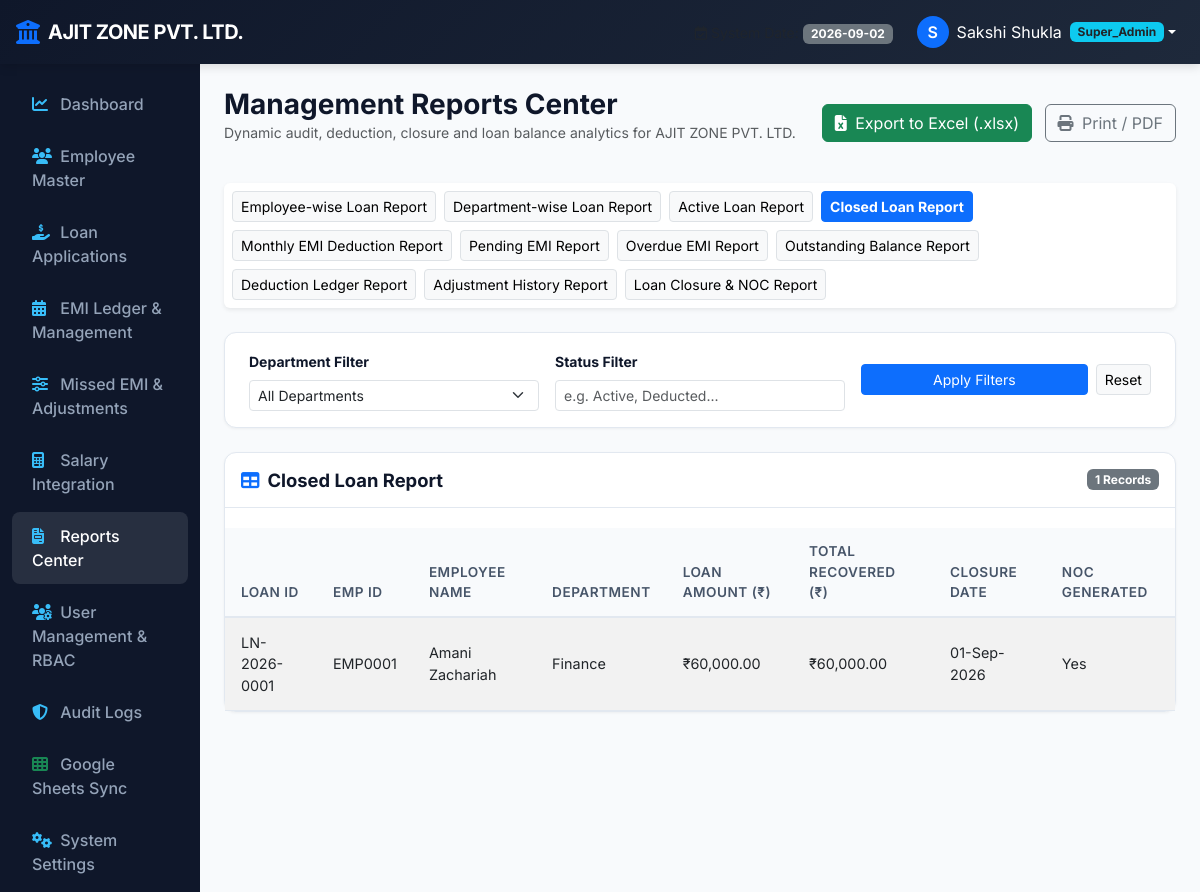
/reports?type=closed_loans (signed in), run on an earlier commit of the app's database.
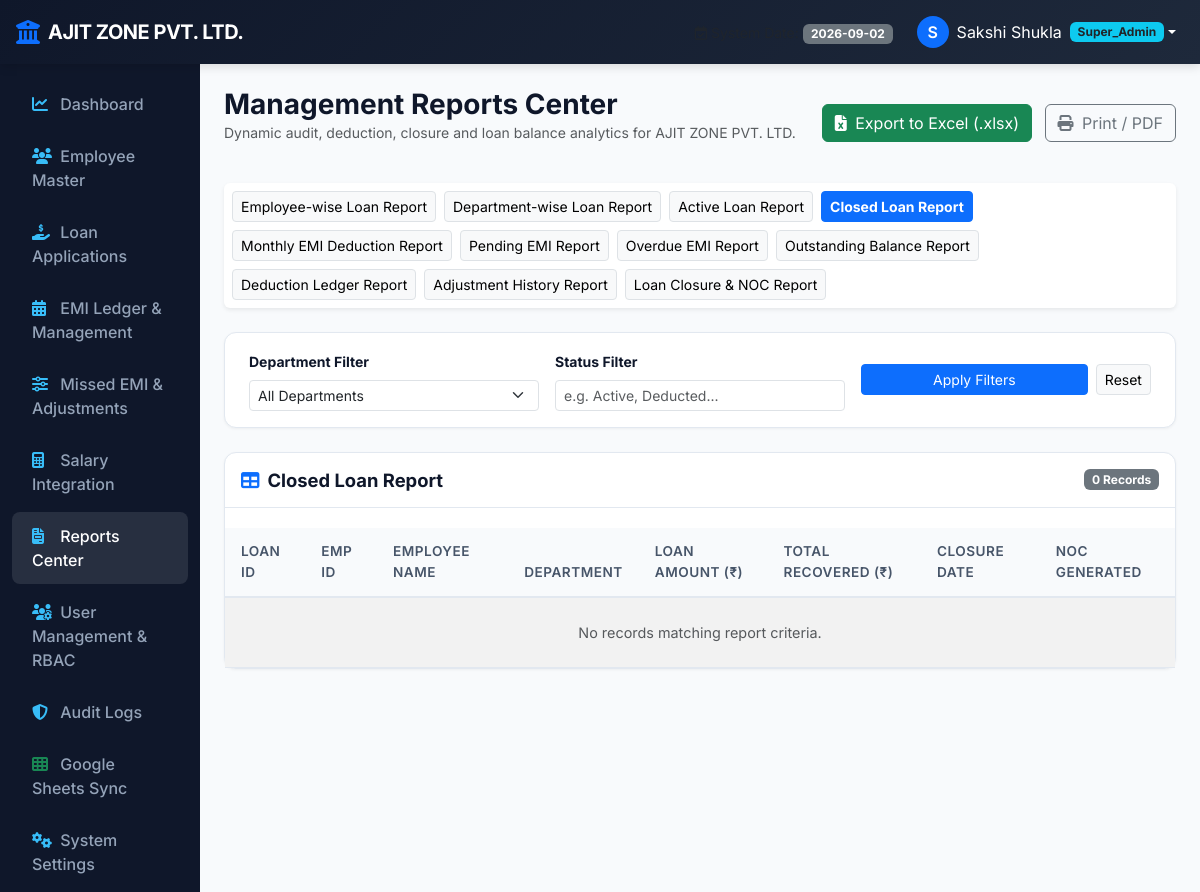
And on a later commit of the database.
### models.py (models this page shows)
class Loan(db.Model):
    __tablename__ = 'loans'
    id = db.Column(db.Integer, primary_key=True)
    loan_id = db.Column(db.String(32), unique=True, nullable=False, index=True)
    employee_id = db.Column(db.Integer, db.ForeignKey('employees.id'), nullable=False)
    loan_type = db.Column(db.String(64), nullable=False) # Personal Loan, Emergency Advance, Salary Advance, Medical Loan, Home Loan
    loan_amount = db.Column(db.Float, nullable=False)
    monthly_emi = db.Column(db.Float, nullable=False)
    interest_rate = db.Column(db.Float, default=0.0) # Annual Interest Rate %
    processing_fee = db.Column(db.Float, default=0.0) # Processing Fee Amount
    emi_start_date = db.Column(db.Date, nullable=False)
    emi_deduction_day = db.Column(db.Integer, nullable=False, default=5)
    tenure_months = db.Column(db.Integer, nullable=False)
    tenure_from = db.Column(db.Date, nullable=True)
    tenure_to = db.Column(db.Date, nullable=True)
    reason = db.Column(db.Text, nullable=True)
    remarks = db.Column(db.Text, nullable=True)
    declaration_accepted = db.Column(db.Boolean, default=True)
    application_date = db.Column(db.Date, default=datetime.utcnow().date)
    approval_status = db.Column(db.String(32), nullable=False, default='Pending') # Pending, Approved, Rejected
    approval_date = db.Column(db.DateTime, nullable=True)
    approved_by_id = db.Column(db.Integer, db.ForeignKey('users.id'), nullable=True)
    disbursement_date = db.Column(db.DateTime, nullable=True)
    loan_status = db.Column(db.String(32), nullable=False, default='Pending') # Pending, Active, Closed, Rejected
    workflow_status = db.Column(db.String(32), nullable=False, default='Submitted')
    total_recovered = db.Column(db.Float, default=0.0)
    outstanding_balance = db.Column(db.Float, default=0.0)
    created_at = db.Column(db.DateTime, default=datetime.utcnow)
    schedules = db.relationship('EMISchedule', backref='loan', cascade='all, delete-orphan', lazy=True)
    deductions = db.relationship('EMIDeduction', backref='loan', cascade='all, delete-orphan', lazy=True)
    adjustments = db.relationship('EMIAdjustment', backref='loan', cascade='all, delete-orphan', lazy=True)
    documents = db.relationship('LoanDocument', backref='loan', cascade='all, delete-orphan', lazy=True)
    closure = db.relationship('LoanClosure', backref='loan', uselist=False, cascade='all, delete-orphan')

class Employee(db.Model):
    __tablename__ = 'employees'
    id = db.Column(db.Integer, primary_key=True)
    emp_id = db.Column(db.String(32), unique=True, nullable=False, index=True)
    name = db.Column(db.String(128), nullable=False)
    department = db.Column(db.String(64), nullable=False, index=True)
    designation = db.Column(db.String(64), nullable=False)
    current_salary = db.Column(db.Float, nullable=False, default=0.0)
    email = db.Column(db.String(128), nullable=True)
    phone = db.Column(db.String(32), nullable=True)
    pan_number = db.Column(db.String(32), nullable=True)
    aadhar_number = db.Column(db.String(32), nullable=True)
    bank_name = db.Column(db.String(64), nullable=True)
    bank_account_no = db.Column(db.String(64), nullable=True)
    ifsc_code = db.Column(db.String(32), nullable=True)
    status = db.Column(db.String(16), nullable=False, default='Active') # Active, Inactive, Terminated
    hiring_date = db.Column(db.Date, nullable=True)
    joining_date = db.Column(db.Date, nullable=True)
    address = db.Column(db.Text, nullable=True)
    city = db.Column(db.String(64), nullable=True)
    emergency_contact = db.Column(db.String(64), nullable=True)
    emergency_relation = db.Column(db.String(32), nullable=True)
    emergency_phone = db.Column(db.String(32), nullable=True)
    created_at = db.Column(db.DateTime, default=datetime.utcnow)
    updated_at = db.Column(db.DateTime, default=datetime.utcnow, onupdate=datetime.utcnow)
    loans = db.relationship('Loan', backref='employee', lazy=True)

### routes/reports.py (the view, shortened to what this page needs)
@reports_bp.route('/reports')
@login_required
@permission_required('reports', 'view')
def index():
    report_type = request.args.get('type', 'active_loans')
    dept_filter = request.args.get('department', '').strip()
    status_filter = request.args.get('status', '').strip()
    start_date = request.args.get('start_date', '').strip()
    end_date = request.args.get('end_date', '').strip()
    export_fmt = request.args.get('export', '').strip()
    if export_fmt == 'excel':
        if not (g.user.is_superadmin() or g.user.has_permission('reports', 'export')):
            flash('Access Denied: You do not have permission to export reports to Excel.', 'danger')
            return redirect(url_for('reports.index', type=report_type))
    emp_id_filter = None
    if not g.user.can_view_all('reports'):
        emp_id_filter = g.user.employee_id or -1
    columns, rows = generate_report_data(report_type, dept_filter, status_filter, start_date, end_date, emp_id_filter=emp_id_filter)
    departments = db.session.query(Employee.department).distinct().all()
    departments = [d[0] for d in departments if d[0]]
    return render_template(
        'reports/index.html',
        report_types=REPORT_TYPES,
        current_report=report_type,
        columns=columns,
        rows=rows,
        departments=departments,
        selected_dept=dept_filter,
        selected_status=status_filter,
        start_date=start_date,
        end_date=end_date
    )

### models.py (called while the page is built, shortened)
    def is_superadmin(self):
        return self.role == 'Super_Admin' or self.is_primary_superadmin

    def has_permission(self, module, action):
        if self.is_superadmin():
            return True

    def can_view_all(self, module):
        if self.is_superadmin():
            return True
        perms = self.get_permissions()
        actions = perms.get(module, [])
        return 'view_all' in actions

### routes/auth.py (called while the page is built, shortened)
def login_required(f):
    @wraps(f)
    def decorated_function(*args, **kwargs):
        if 'user_id' not in session:
            flash('Please log in to access this page.', 'warning')
            return redirect(url_for('auth.login', next=request.url))
        return f(*args, **kwargs)
    return decorated_function

def permission_required(module, action):
    def decorator(f):
        @wraps(f)
        def decorated_function(*args, **kwargs):
            if not g.user:
                flash('Please log in to access this page.', 'warning')
                return redirect(url_for('auth.login', next=request.url))
            if g.user.is_superadmin():
                return f(*args, **kwargs)
        return decorated_function
    return decorator

### templates/reports/index.html (shortened to what this page needs)
{% extends 'base.html' %}
{% block content %}
<div class="d-flex justify-content-between align-items-center mb-4">
    <div>
        <h3 class="fw-bold mb-0">Management Reports Center</h3>
        <p class="text-muted small">Dynamic audit, deduction, closure and loan balance analytics for {{ COMPANY_NAME }}</p>
    </div>
    <div>
        {% if has_perm('reports', 'export') or is_superadmin() %}
        <a href="{{ url_for('reports.index', type=current_report, department=selected_dept, status=selected_status, export='excel') }}" class="btn btn-success me-2">
            <i class="fa-solid fa-file-excel me-1"></i> Export to Excel (.xlsx)
        </a>
        {% endif %}
        <button type="button" onclick="window.print()" class="btn btn-outline-secondary">
            <i class="fa-solid fa-print me-1"></i> Print / PDF
        </button>
    </div>
</div>
<div class="card mb-4 shadow-sm border-0">
    <div class="card-body p-2">
        <div class="d-flex flex-wrap gap-2">
            {% for r_key, r_name in report_types.items() %}
            <a href="{{ url_for('reports.index', type=r_key) }}" class="btn btn-sm {% if current_report == r_key %}btn-primary fw-bold{% else %}btn-light border{% endif %}">
                {{ r_name }}
            </a>
            {% endfor %}
        </div>
    </div>
</div>
<div class="content-card mb-4 py-3">
    <form method="GET" action="{{ url_for('reports.index') }}" class="row g-3 align-items-center">
        <div class="col-md-4">
            <label class="form-label small fw-bold">Department Filter</label>
            <select name="department" class="form-select form-select-sm" onchange="this.form.submit()">
                <option value="">All Departments</option>
            </select>
        </div>
        <div class="col-md-4">
            <label class="form-label small fw-bold">Status Filter</label>
            <input type="text" name="status" class="form-control form-control-sm" placeholder="e.g. Active, Deducted..." value="{{ selected_status }}">
        </div>
        <div class="col-md-4 d-flex align-items-end gap-2">
            <button type="submit" class="btn btn-sm btn-primary w-100">Apply Filters</button>
            <a href="{{ url_for('reports.index', type=current_report) }}" class="btn btn-sm btn-light border">Reset</a>
        </div>
    </form>
</div>
<div class="content-card p-0">
    <div class="card-header-flex px-3 pt-3">
        <h5 class="card-title-main"><i class="fa-solid fa-table me-2 text-primary"></i>{{ report_types.get(current_report) }}</h5>
        <span class="badge bg-secondary">{{ rows | length }} Records</span>
    </div>
    <div class="table-responsive">
        <table class="table table-custom table-striped">
            <thead>
                <tr>
                    {% for col in columns %}
                    <th>{{ col }}</th>
                    {% endfor %}
                </tr>
            </thead>
            <tbody>
                {% for row in rows %}
                <tr>
                    {% for cell in row %}
                    <td>
                        {% if cell is number %}
                            {% if loop.index in [5, 6, 7, 8] and current_report != 'dept_loans' %}
                                {{ cell | inr }}
                            {% else %}
                                {{ cell }}
                            {% endif %}
                        {% else %}
                            {{ cell }}
                        {% endif %}
                    </td>
                    {% endfor %}
                </tr>
                {% else %}
                <tr><td colspan="{{ columns | length }}" class="text-center text-muted py-4">No records matching report criteria.</td></tr>
                {% endfor %}
            </tbody>
        </table>
    </div>
</div>
{% endblock %}

What changed in the data, as far as the page shows it:
no longer on this page (row edited): Loan: loan "LN-2026-0001", loan_amount "₹60,000.00", total_recovered "₹60,000.00"
no longer on this page (row unchanged): Employee: emp "EMP0001", name "Amani Zachariah", department "Finance"
Also different on the page:
{{ rows | length }}: "1" → "0"
text now shown: "No records matching report criteria."
list line gone: "01-Sep-2026 Yes"
